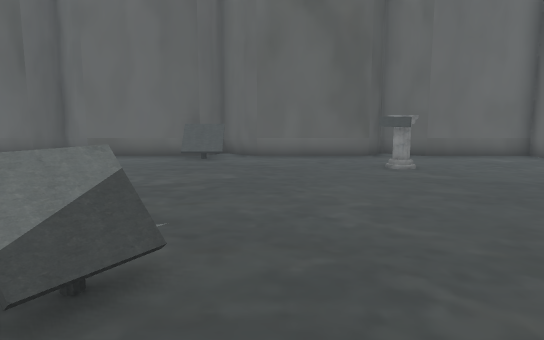
View 1 (above)

18 first-person views from a walk through a Unity game level. The camera is 1.5 m above the floor, tilts 8° down and sees 70° across. The floor is counted in squares, 1 m on a side. Each view is taken from the middle of a square. On the plan, view 1 faces up. The plan holds only what a view shows up to about 17 squares ahead; the rest is blank. The place goes on beyond the plan. The player is left out. Some surface patterns are stand-ins.

View 2
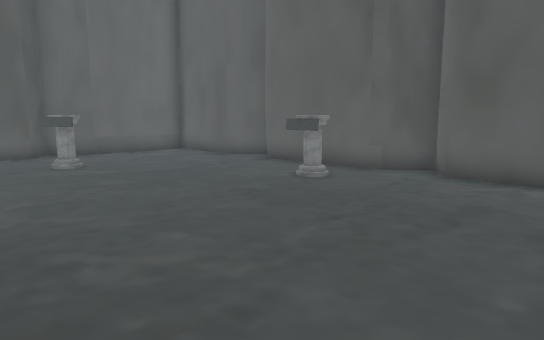

View 3
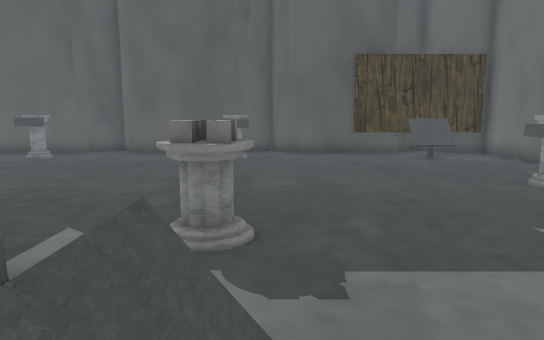

View 4
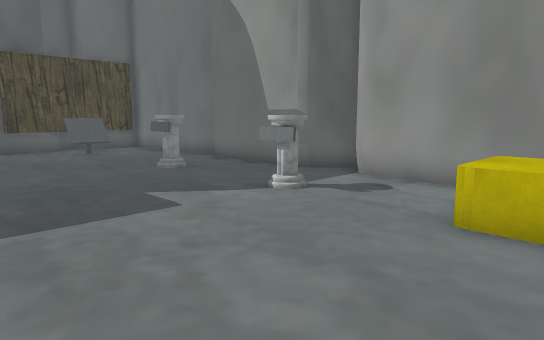

View 5
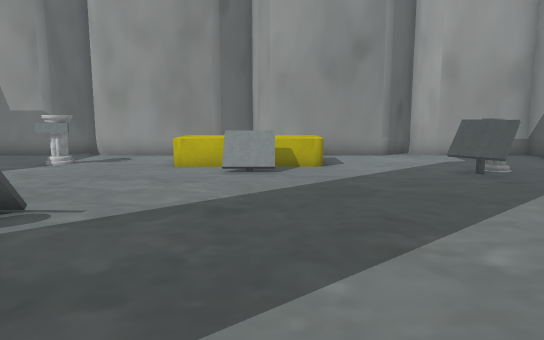

View 6
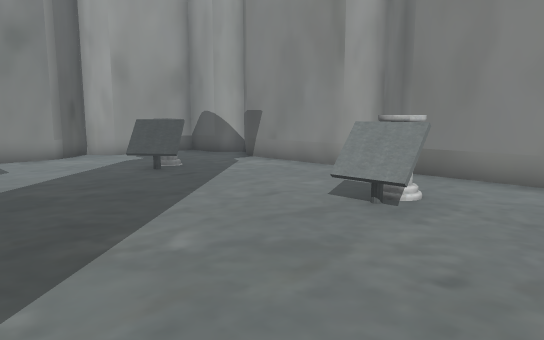

View 7
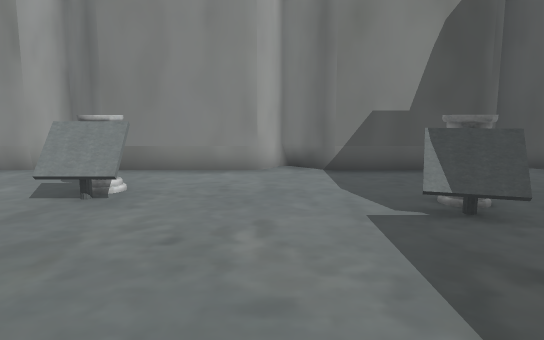

View 8
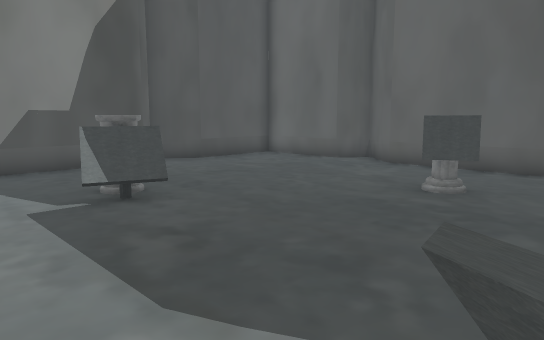

View 9
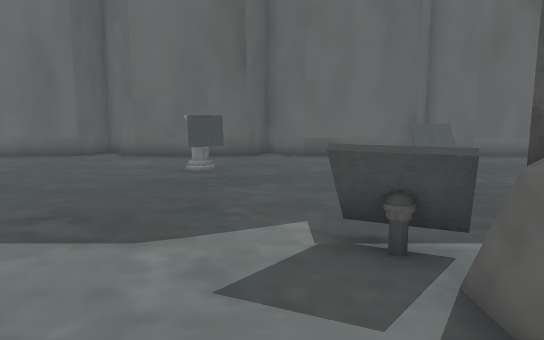

View 10
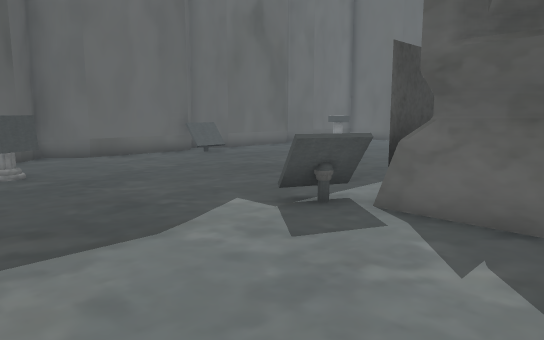

View 11
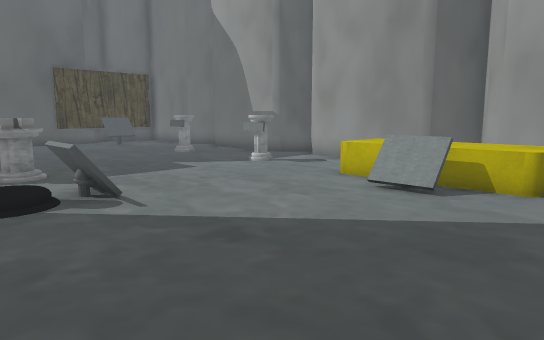

View 12
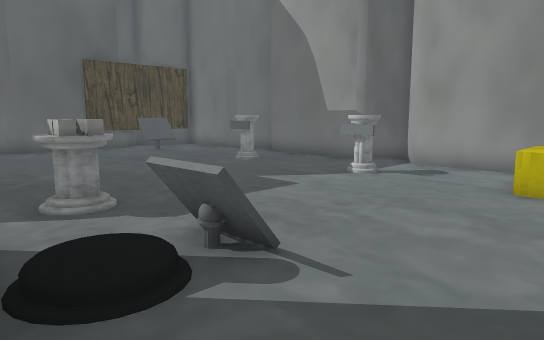

View 13
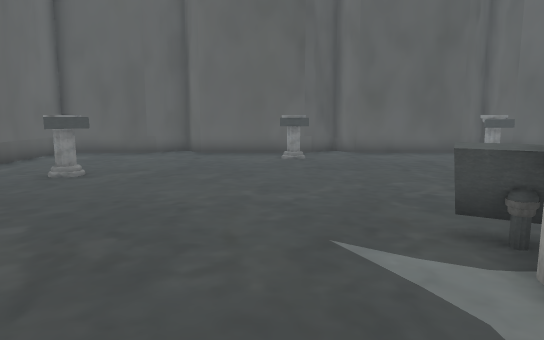

View 14
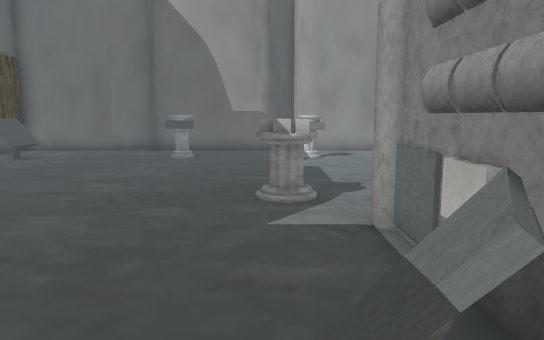

View 15
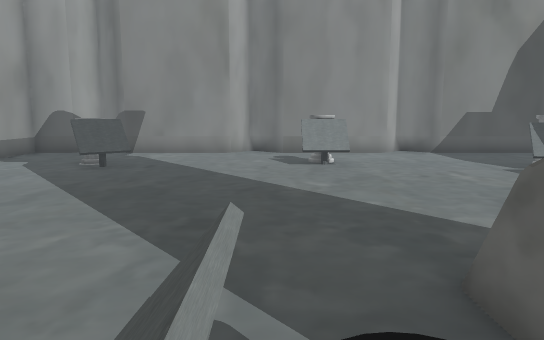

View 16
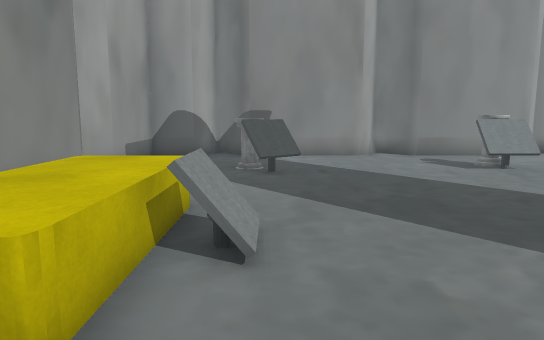

View 17
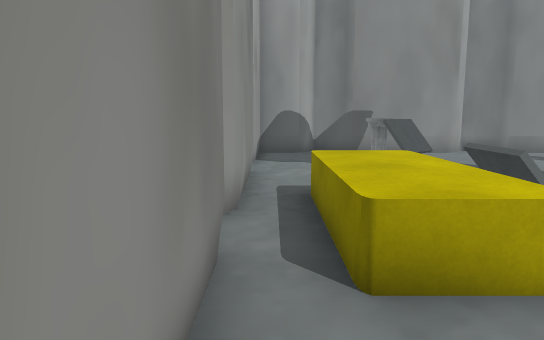

View 18
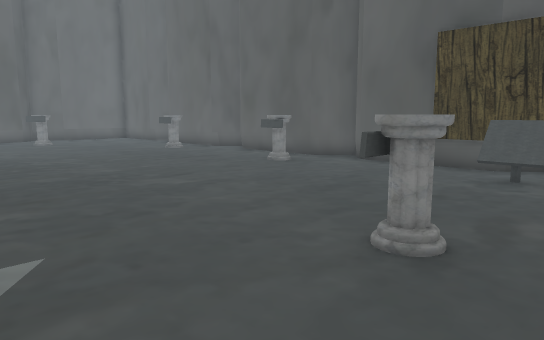

### Floor plan
Points are (right, up) in squares from view 1. A wall is a line through its corners. A room is listed if a view was taken in it or the views show most of it. See-through windows are left out.
Room 1 (views 1, 2, 3, 4, 5, 6, 7, 8, 9, 10, 11, 12, 13, 14, 15, 16, 17, 18)
walls: (-5.3, -0.3) (-6.3, -0.3); (-5.7, 1.1) (-5.7, 2.6); (-6.2, 0.9) (-6.2, 3.2); (-3, -11.5) (-2.5, -11.6) (-2.1, -12.1); (-2.6, -11.6) (-2.3, -11.8); (-3.4, 14.3) (-7, 14.3) (-8.2, 15.5) (-8.6, 14.5) (-9.3, 14.3); (9.7, -3.5) (10.1, -3.2); (-1.9, -12.6) (-0.7, -11.5) (3.6, -11.5); (10.7, 3.3) (9.6, 4.4) (9.5, 4.7) (9.5, 8.6); (3.2, -11.5) (3.7, -11.6) (4.1, -12); (-9.3, -11.5) (-8.8, -11.6); (-8.5, -12) (-8.2, -12.6) (-7, -11.5) (-2.8, -11.5); (10.7, -3) (9.5, -1.7) (9.5, 2.6) (10.1, 3.1); (-9.1, 14.3) (-13, 14.3) (-13.3, 14.4) (-14.5, 15.5); (3.4, 14.3) (-0.7, 14.3) (-1.9, 15.5) (-2.2, 14.7); (4.6, -12.4) (5.5, -11.5) (9.5, -11.5) (9.5, -3.9); (-18.5, 2.4) (-18.5, -1.7) (-19.7, -2.9) (-18.9, -3.3) (-18.6, -3.6); (4.1, 14.9) (3.7, 14.5) (3.2, 14.3); (-18.6, 2.7) (-18.5, 2.2); (10.7, 9.6) (9.5, 10.8) (9.5, 14.3) (5.6, 14.3) (4.3, 15.5) (4, 14.8); (-18.5, -3.8) (-18.5, -7.8) (-18.6, -8.1) (-19.7, -9.2); (-19.1, -3.1) (-18.7, -3.5) (-18.5, -4); (-18.5, 8.6) (-18.5, 4.7) (-18.6, 4.4) (-19.7, 3.3); (-15, -11.7) (-14.7, -12.1); (-14.8, -11.9) (-14.5, -12.6) (-13.3, -11.5) (-9.1, -11.5); (-18.6, 9) (-18.5, 8.5); (-15.1, 14.5) (-15.6, 14.3); (-15.4, 14.3) (-18.5, 14.3) (-18.5, 10.8) (-19.5, 9.7); (-18.5, -10.1) (-18.5, -11.5) (-15.5, -11.5); (-19.1, -9.4) (-18.7, -9.8) (-18.5, -10.3)
low walls: (10.5, -9) (9.6, -8)
objects: other object (-16, -1) to (-16, 0); other object (-15, -8); other object (-15, -8) to (-14, -6); other object (-15, -1) to (-15, 0); other object (-15, 6) to (-15, 7); other object (-14, 5) to (-14, 7); other object (-10, -10) to (-6, -8); other object (-10, 11); other object (-9, -8) to (-8, -7); other object (-7, 4) to (-6, 4); other object (-5, -3) to (-4, -2); other object (-3, -9) to (-2, -9); other object (-3, 0); other object (-3, 1); other object (-3, 2); other object (-3, 3) to (-2, 3); other object (-3, 13) to (-2, 14); other object (-2, -2); other object (-2, 2); other object (-2, 3) to (-1, 4); other object (-1, -3); other object (-1, -2); other object (2, -9) to (3, -9); other object (4, 11); other object (8, -9) to (8, -8); other object (8, -2) to (8, -1); other object (8, 5) to (8, 6)

Where each view was taken, in squares from view 1:
view 1: 0 up, 0 right, facing up
view 2: 1 down, 0 right, facing up-right
view 3: 3 down, 6 left, facing right
view 4: 3 down, 8 left, facing down-right
view 5: 3 up, 9 left, facing down
view 6: 3 up, 9 left, facing down-left
view 7: 3 up, 8 left, facing left
view 8: 3 up, 7 left, facing up-left
view 9: 0 up, 8 left, facing up
view 10: 0 up, 12 left, facing up-right
view 11: 0 up, 12 left, facing down-right
view 12: 0 up, 8 left, facing down-right
view 13: 6 up, 6 left, facing right
view 14: 5 up, 1 left, facing down
view 15: 2 down, 3 left, facing left
view 16: 7 down, 4 left, facing left
view 17: 11 down, 3 left, facing left
view 18: 11 down, 2 left, facing up-right
